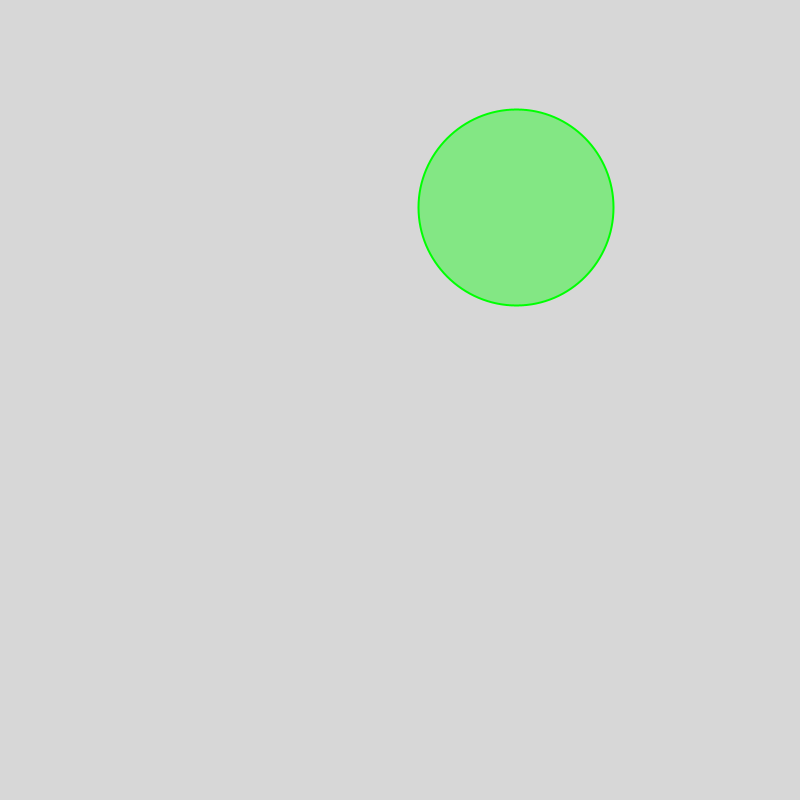
Frame 1 (no input)
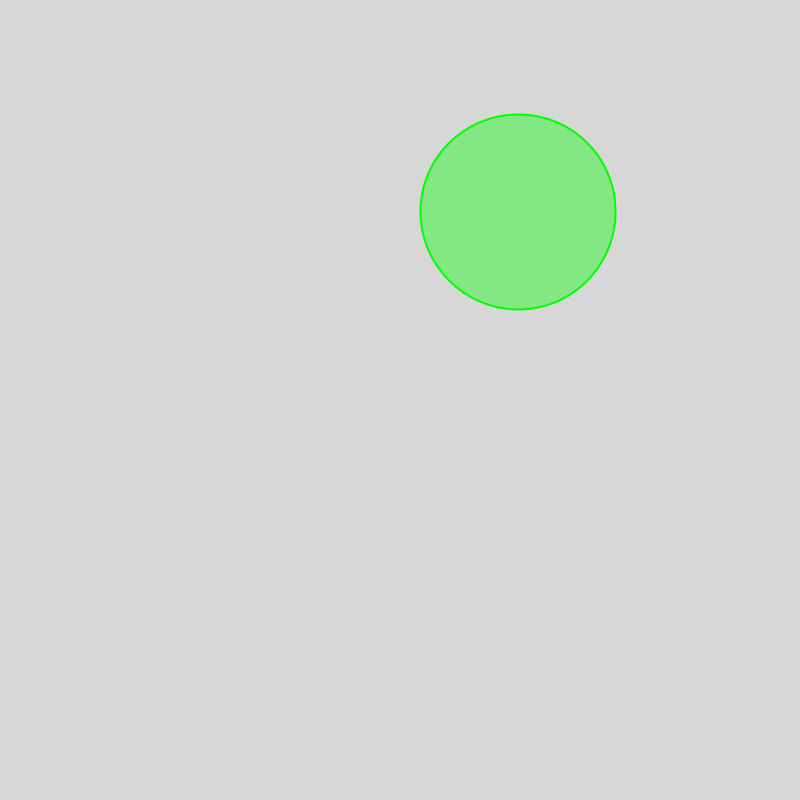
Frame 60 (the mouse pressed at the canvas centre just before this capture)
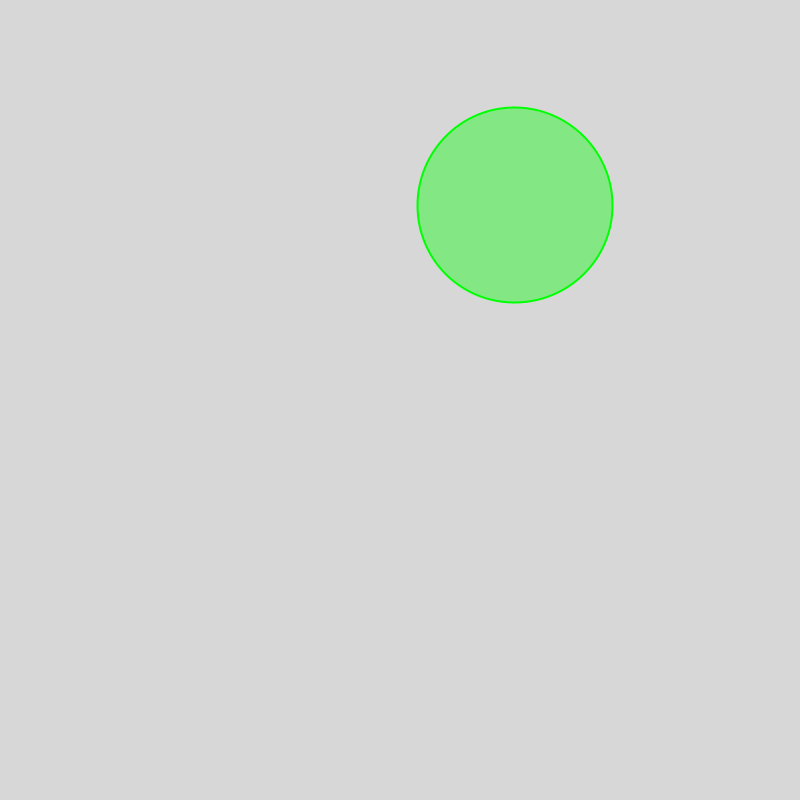
Frame 120 (the mouse held since frame 60 and released just before this capture)

The Processing sketch that drew these frames (run headless with seeded random() and noise(); from frame 60 on, the mouse is pressed at the canvas centre):

// Processing sketch: Mitosis
// ── Mitosis.pde
ArrayList<Cell> cells;

void setup()
{
  size(800, 800);
  colorMode(HSB);
  ellipseMode(RADIUS);
  cells = new ArrayList<Cell>();
  cells.add(new Cell());
}
void draw()
{
  background(215);
  
  if(random(1) < 0.001) cells.add(new Cell());// sometimes add new Cell
  
  for (Cell cell : cells)
  {
    cell.update();
    cell.show();
  }
}

void mousePressed()
{
  for(int i = 0; i < cells.size(); ++i)
  {
    if(cells.get(i).clicked(mouseX, mouseY))
    {
      // add children
      int childrenAmount = floor(random(2, 5));
      Cell[] children = cells.get(i).split(childrenAmount);
      for(int j = 0; j < childrenAmount; ++j)
      {
        cells.add(children[j]);
      }
      // remove parent
      cells.remove(i);
      break;
    }
  }
}

// ── Cell.pde
class Cell
{
  // FIELDS
  private PVector position;
  private float radius;
  private float colorValue;
  // CONSTRUCTORS
  Cell()
  {
    this(random(width), random(height), random(50, 100), random(360));
  }
  Cell(float x, float y, float r, float c)
  {
    position = new PVector(x, y);
    radius = r;
    colorValue = c;
  }
  // METHODS
  void update()
  {
    PVector velocity = PVector.random2D();
    position.add(velocity);
    position.x = constrain(position.x, 0, width);
    position.y = constrain(position.y, 0, height);
  }
  void show()
  {
    fill(colorValue, 255, 255, 100);
    stroke(colorValue, 255, 255);
    strokeWeight(2);
    ellipse(position.x, position.y, radius, radius);
  }
  boolean clicked(float x, float y)
  {
    return dist(position.x, position.y, x, y) < radius;
  }
  private Cell children()
  {
    return new Cell(position.x + random(-radius, radius), 
                    position.y + random(-radius, radius), 
                    radius * 0.8, 
                    colorValue * 0.9);
  }
  Cell[] split(int amount)
  {
    Cell[] cells = new Cell[amount];
    for (int i = 0; i < amount; ++i)
    {
      cells[i] = children();
    }
    return cells;
  }
}
